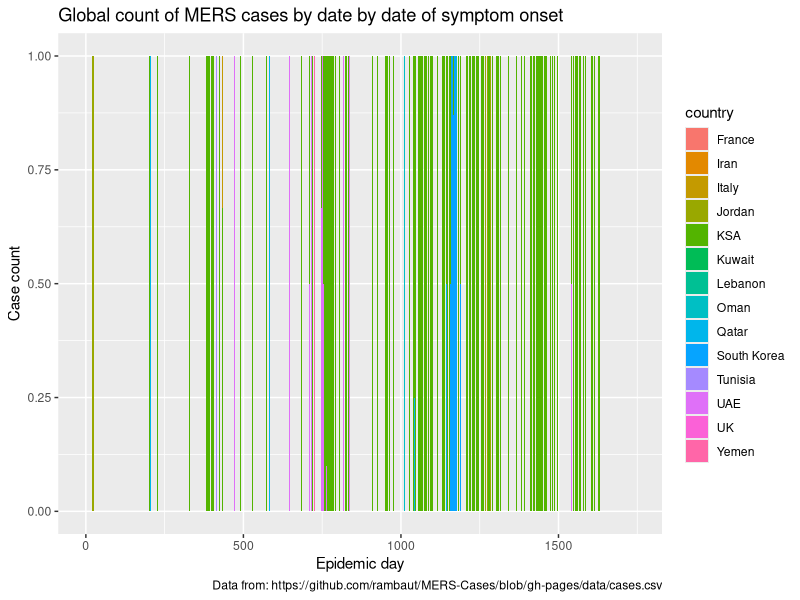

Generate this figure with R:
#Author: Savannah Bennett
#MERS data and plot

read.csv('cases.csv')

install.packages('ggplot2')
library(ggplot2)
library(lubridate)
mers <- read.csv('cases.csv')
mers$onset2 <- ymd(mers$onset) 
mers$hospitalized2 <- ymd(mers$hospitalized)
day0 <- min(na.omit(mers$onset2))
mers$epi.day <- as.numeric(mers$onset2 - day0) 
ggplot(data=mers) + 
  geom_bar(mapping=aes(x=epi.day, fill=country), position="fill") + 
  labs(x='Epidemic day', y='Case count', title='Global count of MERS cases by date by date of symptom onset',
       caption="Data from: https://github.com/rambaut/MERS-Cases/blob/gh-pages/data/cases.csv")
